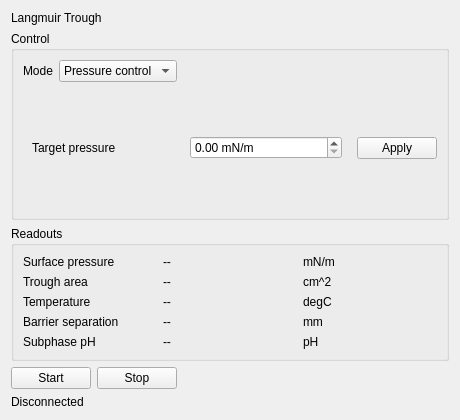
<?xml version="1.0" encoding="UTF-8"?>
<!--
  trough_panel.ui after three edits a beamline scientist might make in Designer:

    1. added a fifth readout row, "Subphase pH"
    2. relabelled "Area" to "Trough area"
    3. moved the Control group above Readouts

  No Python was changed to support any of it. trough_panel.py loads this file unmodified.
-->
<ui version="4.0">
 <class>TroughPanel</class>
 <widget class="QWidget" name="TroughPanel">
  <property name="geometry">
   <rect>
    <x>0</x>
    <y>0</y>
    <width>460</width>
    <height>420</height>
   </rect>
  </property>
  <property name="windowTitle">
   <string>Trough</string>
  </property>
  <layout class="QVBoxLayout" name="root">
   <item>
    <widget class="QLabel" name="title">
     <property name="text">
      <string>Langmuir Trough</string>
     </property>
    </widget>
   </item>
   <item>
    <widget class="QGroupBox" name="control_box">
     <property name="title">
      <string>Control</string>
     </property>
     <layout class="QVBoxLayout" name="control_col">
      <item>
       <layout class="QHBoxLayout" name="mode_row">
        <item>
         <widget class="QLabel" name="lbl_mode">
          <property name="text">
           <string>Mode</string>
          </property>
         </widget>
        </item>
        <item>
         <widget class="QComboBox" name="combo_mode">
          <property name="toolTip">
           <string>Which quantity the barrier servo holds constant</string>
          </property>
          <item>
           <property name="text">
            <string>Pressure control</string>
           </property>
          </item>
          <item>
           <property name="text">
            <string>Area control</string>
           </property>
          </item>
         </widget>
        </item>
        <item>
         <spacer name="mode_spacer">
          <property name="orientation">
           <enum>Qt::Orientation::Horizontal</enum>
          </property>
          <property name="sizeHint" stdset="0">
           <size>
            <width>40</width>
            <height>20</height>
           </size>
          </property>
         </spacer>
        </item>
       </layout>
      </item>
      <item>
       <layout class="QHBoxLayout" name="setpoint_row">
        <item>
         <widget class="QStackedWidget" name="setpoint_stack">
          <property name="currentIndex">
           <number>0</number>
          </property>
          <widget class="QWidget" name="page_pressure">
           <layout class="QHBoxLayout" name="pressure_row">
            <item>
             <widget class="QLabel" name="lbl_target_pressure">
              <property name="text">
               <string>Target pressure</string>
              </property>
             </widget>
            </item>
            <item>
             <widget class="QDoubleSpinBox" name="spin_pressure">
              <property name="suffix">
               <string> mN/m</string>
              </property>
              <property name="decimals">
               <number>2</number>
              </property>
              <property name="maximum">
               <double>72.000000000000000</double>
              </property>
             </widget>
            </item>
           </layout>
          </widget>
          <widget class="QWidget" name="page_area">
           <layout class="QHBoxLayout" name="area_row">
            <item>
             <widget class="QLabel" name="lbl_target_area">
              <property name="text">
               <string>Target area</string>
              </property>
             </widget>
            </item>
            <item>
             <widget class="QDoubleSpinBox" name="spin_area">
              <property name="suffix">
               <string> cm^2</string>
              </property>
              <property name="decimals">
               <number>1</number>
              </property>
              <property name="maximum">
               <double>1000.000000000000000</double>
              </property>
             </widget>
            </item>
           </layout>
          </widget>
         </widget>
        </item>
        <item>
         <widget class="QPushButton" name="btn_apply">
          <property name="text">
           <string>Apply</string>
          </property>
         </widget>
        </item>
       </layout>
      </item>
     </layout>
    </widget>
   </item>
   <item>
    <widget class="QGroupBox" name="readouts_box">
     <property name="title">
      <string>Readouts</string>
     </property>
     <layout class="QGridLayout" name="readouts_grid">
      <item row="0" column="0">
       <widget class="QLabel" name="lbl_pressure">
        <property name="text">
         <string>Surface pressure</string>
        </property>
       </widget>
      </item>
      <item row="0" column="1">
       <widget class="QLabel" name="val_pressure">
        <property name="text">
         <string>--</string>
        </property>
       </widget>
      </item>
      <item row="0" column="2">
       <widget class="QLabel" name="unit_pressure">
        <property name="text">
         <string>mN/m</string>
        </property>
       </widget>
      </item>
      <item row="1" column="0">
       <widget class="QLabel" name="lbl_area">
        <property name="text">
         <string>Trough area</string>
        </property>
       </widget>
      </item>
      <item row="1" column="1">
       <widget class="QLabel" name="val_area">
        <property name="text">
         <string>--</string>
        </property>
       </widget>
      </item>
      <item row="1" column="2">
       <widget class="QLabel" name="unit_area">
        <property name="text">
         <string>cm^2</string>
        </property>
       </widget>
      </item>
      <item row="2" column="0">
       <widget class="QLabel" name="lbl_temperature">
        <property name="text">
         <string>Temperature</string>
        </property>
       </widget>
      </item>
      <item row="2" column="1">
       <widget class="QLabel" name="val_temperature">
        <property name="text">
         <string>--</string>
        </property>
       </widget>
      </item>
      <item row="2" column="2">
       <widget class="QLabel" name="unit_temperature">
        <property name="text">
         <string>degC</string>
        </property>
       </widget>
      </item>
      <item row="3" column="0">
       <widget class="QLabel" name="lbl_barrier">
        <property name="text">
         <string>Barrier separation</string>
        </property>
       </widget>
      </item>
      <item row="3" column="1">
       <widget class="QLabel" name="val_barrier">
        <property name="text">
         <string>--</string>
        </property>
       </widget>
      </item>
      <item row="3" column="2">
       <widget class="QLabel" name="unit_barrier">
        <property name="text">
         <string>mm</string>
        </property>
       </widget>
      </item>
      <item row="4" column="0">
       <widget class="QLabel" name="lbl_ph">
        <property name="text">
         <string>Subphase pH</string>
        </property>
       </widget>
      </item>
      <item row="4" column="1">
       <widget class="QLabel" name="val_ph">
        <property name="text">
         <string>--</string>
        </property>
       </widget>
      </item>
      <item row="4" column="2">
       <widget class="QLabel" name="unit_ph">
        <property name="text">
         <string>pH</string>
        </property>
       </widget>
      </item>
     </layout>
    </widget>
   </item>
   <item>
    <layout class="QHBoxLayout" name="button_row">
     <item>
      <widget class="QPushButton" name="btn_start">
       <property name="text">
        <string>Start</string>
       </property>
      </widget>
     </item>
     <item>
      <widget class="QPushButton" name="btn_stop">
       <property name="text">
        <string>Stop</string>
       </property>
      </widget>
     </item>
     <item>
      <spacer name="button_spacer">
       <property name="orientation">
        <enum>Qt::Orientation::Horizontal</enum>
       </property>
       <property name="sizeHint" stdset="0">
        <size>
         <width>40</width>
         <height>20</height>
        </size>
       </property>
      </spacer>
     </item>
    </layout>
   </item>
   <item>
    <widget class="QLabel" name="status">
     <property name="text">
      <string>Disconnected</string>
     </property>
    </widget>
   </item>
  </layout>
 </widget>
 <resources/>
 <connections/>
</ui>
